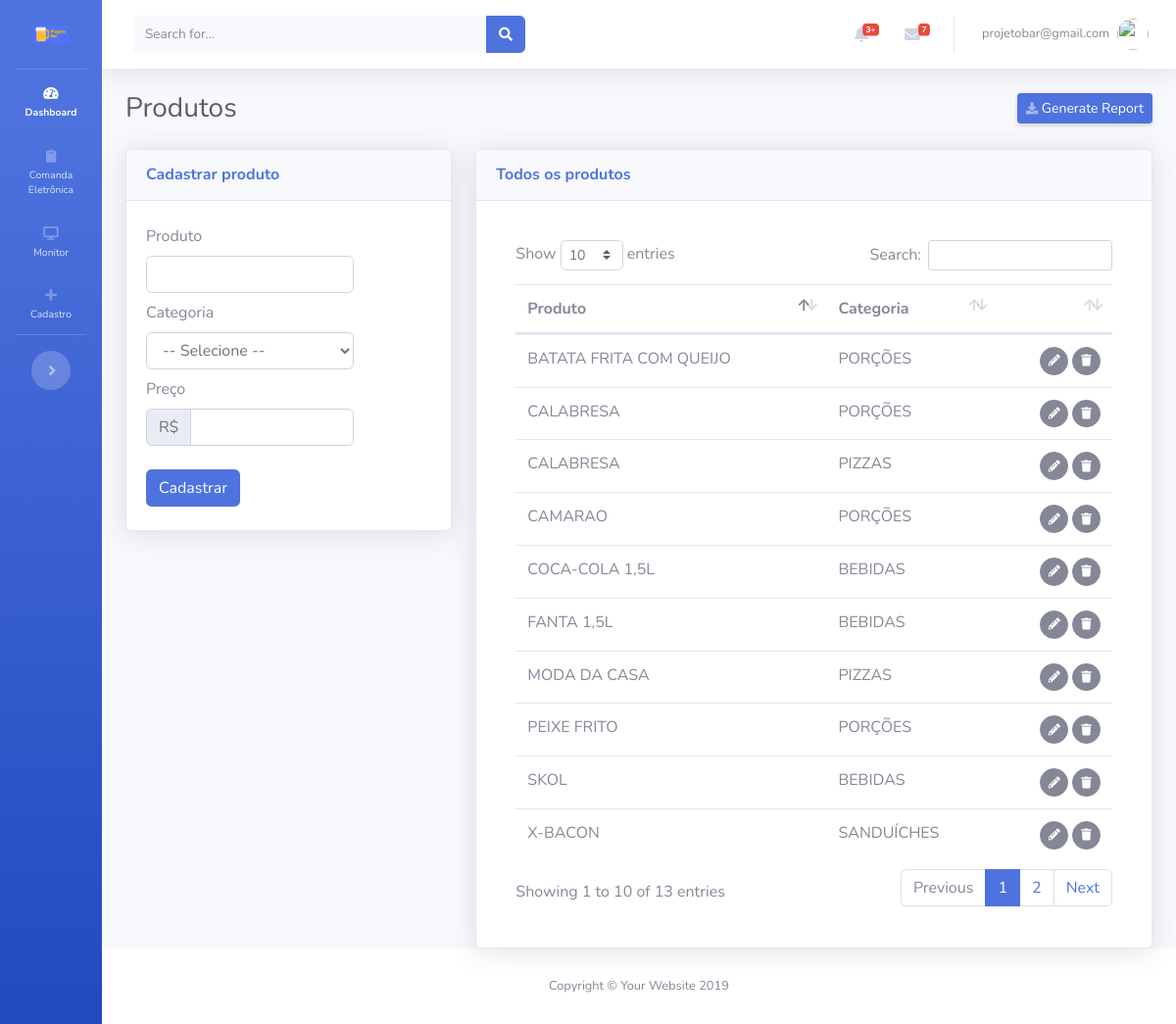
Page /views/produtos/Cadastrar.php (signed in) on the committed database.
### tables this page shows
CREATE TABLE IF NOT EXISTS `produtos` (
  `id` int(11) NOT NULL AUTO_INCREMENT,
  `produto` varchar(200) NOT NULL,
  `categoria` int(11) NOT NULL COMMENT 'FK',
  `preco` double NOT NULL,
  `usuario` int(11) NOT NULL COMMENT 'FK',
  `cadastro` datetime NOT NULL,
  `modificado` datetime NOT NULL,
  PRIMARY KEY (`id`)
);

CREATE TABLE IF NOT EXISTS `categorias` (
  `id` int(11) NOT NULL AUTO_INCREMENT,
  `categoria` varchar(200) NOT NULL,
  `usuario` int(11) NOT NULL COMMENT 'FK',
  `cadastro` datetime NOT NULL,
  `modificado` datetime NOT NULL,
  PRIMARY KEY (`id`)
);

### config.php (called while the page is built, shortened)
<?php
$app_token= 'appbar1';

### controllers/sidebar/ControllerSidebarToggle.php (called while the page is built)
<?php
$sqlCosultaToggle="SELECT * FROM sidebar WHERE id_usuario = '".$_SESSION['id'.$app_token]."' LIMIT 1";
$resultCosultaToggle=mysqli_query($conecta,$sqlCosultaToggle);
$CosultaToggle=mysqli_fetch_assoc($resultCosultaToggle);

### views/produtos/templates/FormularioExibir.php (the view, shortened to what this page needs)
<div class="card shadow mb-12">
  <div class="card-header py-3">
    <h6 class="m-0 font-weight-bold text-primary">Todos os produtos</h6>
  </div>
  <div class="card-body">
    <?php
    $sql="
    SELECT
    a.id,
    a.produto,
    b.categoria
    FROM produtos a
    LEFT JOIN categorias b on (a.categoria=b.id) order by produto ASC";
    if ($result=mysqli_query($conecta,$sql))
    {
      ?>
      <div class="card-body">
        <div class="table-responsive">
          <table class="table cell-border table-hover" id="dataTable" width="100%" cellspacing="0">
            <thead>
              <tr>
                <th>Produto</th>
                <th>Categoria</th>
                <th></th>
              </tr>
            </thead>
            <tfoot>
              <tbody>
                <?php
                while ($row=mysqli_fetch_assoc($result))
                {
                 ?>
                 <tr>
                  <td><?php echo $row['produto'];?></td>
                  <td><?php echo $row['categoria'];?></td>
                  <td align="right">
                    <span id="acoes">
                      <button class="btn btn-secondary btn-circle btn-sm botaoEditarProdutoTransicao" idproduto="<?=$row['id']?>">
                        <i class="fas fa-pencil-alt"></i></button>
                        <button class="btn btn-secondary btn-circle btn-sm botaoExcluirProdutoTransicao" data-toggle="modal" data-target="#modalExcluirProduto" idproduto="<?=$row['id']?>"> <i class="fas fa-trash"></i>
                        </span>
                      </td>
                    </tr>
                    <?php
                  }
                  ?>
                </tbody>
              </table>
            </div>
          </div>
          <?php
        }
        ?>
      </div>
    </div>

### inc/header.php (shortened to what this page needs)
<!DOCTYPE html>
<html lang="en">
<head>
  <link href="<?php echo BASEURL; ?>vendor/fontawesome-free/css/all.min.css" rel="stylesheet" type="text/css">
  <link href="<?php echo BASEURL; ?>css/sb-admin-2.css" rel="stylesheet">
</head>
  <?php include_once($ControllerSidebarToggle); ?>

### views/produtos/Cadastrar.php (shortened to what this page needs)
<?php
$app_page_name="produtos";
include ('../../config.php');
include('../../inc/header.php');
?>
<link href="<?php echo BASEURL;?>vendor/datatables/dataTables.bootstrap4.min.css" rel="stylesheet">
<body id="page-top">
  <div id="wrapper">
    <?php include('../../inc/sidebar.php'); ?>
    <div id="content-wrapper" class="d-flex flex-column">
      <div id="content">
       <?php include('../../inc/topbar.php'); ?>
       <div class="container-fluid">
        <div class="d-sm-flex align-items-center justify-content-between mb-4">
          <h1 class="h3 mb-0 text-gray-800"><?php echo ucfirst($app_page_name); ?></h1>
          <a href="#" class="d-none d-sm-inline-block btn btn-sm btn-primary shadow-sm"><i class="fas fa-download fa-sm text-white-50"></i> Generate Report</a>
        </div>
        <div id="contentTemplateMaster">
         <?php include ('templates/TemplateMaster.php'); ?>
       </div>
     </div>
   </div>
 </div>
</div>
<?php include('../../inc/footer.php'); ?>

### inc/sidebar.php (shortened to what this page needs)
    <ul class="navbar-nav bg-gradient-primary sidebar sidebar-dark accordion  <?php echo $CosultaToggle['status']; ?>" id="accordionSidebar">
      <a class="sidebar-brand d-flex align-items-center justify-content-center" href="<?php echo BASEURL.'index.php'; ?>">
        <img src="<?php echo BASEURL;?>img/logo_azul_small.png" width="50%">
    </a>
    <hr class="sidebar-divider my-0">
    <li class="nav-item active">
      <a class="nav-link" href="<?php echo BASEURL.'index.php'; ?>">
        <i class="fas fa-fw fa-tachometer-alt"></i>
        <span>Dashboard</span></a>
      </li>
      <li class="nav-item">
        <a class="nav-link collapsed" href="#" data-toggle="collapse" data-target="#collapsePage1" aria-expanded="true" aria-controls="collapsePages">
          <i class="fas fa-clipboard"></i>
          <span>Comanda Eletrônica</span>
        </a>
    </li>
    <li class="nav-item">
      <a class="nav-link collapsed" href="#" data-toggle="collapse" data-target="#collapsePage2" aria-expanded="true" aria-controls="collapsePages">
        <i class="fas fa-desktop"></i>
        <span>Monitor</span>
      </a>
  </li>
  <li class="nav-item">
    <a class="nav-link collapsed" href="#" data-toggle="collapse" data-target="#collapsePages3" aria-expanded="true" aria-controls="collapsePages">
      <i class="fas fa-plus"></i>
      <span>Cadastro</span>
    </a>
</li>
  <hr class="sidebar-divider d-none d-md-block">
  <div class="text-center d-none d-md-inline">
    <button class="rounded-circle border-0" id="sidebarToggle" name="sidebarToggle"></button>
  </div>
</ul>

### inc/topbar.php (shortened to what this page needs)
<nav class="navbar navbar-expand navbar-light bg-white topbar mb-4 static-top shadow">
  <form class="d-none d-sm-inline-block form-inline mr-auto ml-md-3 my-2 my-md-0 mw-100 navbar-search">
    <div class="input-group">
      <input type="text" class="form-control bg-light border-0 small" placeholder="Search for..." aria-label="Search" aria-describedby="basic-addon2">
      <div class="input-group-append">
        <button class="btn btn-primary" type="button">
          <i class="fas fa-search fa-sm"></i>
        </button>
      </div>
    </div>
  </form>
  <ul class="navbar-nav ml-auto">
    <li class="nav-item dropdown no-arrow mx-1">
      <a class="nav-link dropdown-toggle" href="#" id="alertsDropdown" role="button" data-toggle="dropdown" aria-haspopup="true" aria-expanded="false">
        <i class="fas fa-bell fa-fw"></i>
        <span class="badge badge-danger badge-counter">3+</span>
      </a>
    </li>
    <li class="nav-item dropdown no-arrow mx-1">
      <a class="nav-link dropdown-toggle" href="#" id="messagesDropdown" role="button" data-toggle="dropdown" aria-haspopup="true" aria-expanded="false">
        <i class="fas fa-envelope fa-fw"></i>
        <span class="badge badge-danger badge-counter">7</span>
      </a>
    </li>
    <li class="nav-item dropdown no-arrow">
      <a class="nav-link dropdown-toggle" href="#" id="userDropdown" role="button" data-toggle="dropdown" aria-haspopup="true" aria-expanded="false">
        <span class="mr-2 d-none d-lg-inline text-gray-600 small"><?php echo $_SESSION['login'.$app_token]; ?></span>
        <img class="img-profile rounded-circle" src="https://source.unsplash.com/QAB-WJcbgJk/60x60">
      </a>
    </li>
  </ul>
</nav>

### views/produtos/templates/TemplateMaster.php (shortened to what this page needs)
<?php
$FormularioCadastrar = $_SERVER['DOCUMENT_ROOT'];
$FormularioCadastrar .= BASEURL . "views/produtos/templates/FormularioCadastrar.php";
$FormularioExibir = $_SERVER['DOCUMENT_ROOT'];
$FormularioExibir .= BASEURL . "views/produtos/templates/FormularioExibir.php";
?>
<div class="row">
<div class="col-xl-4 col-lg-5">
<?php include ($FormularioCadastrar); ?>
</div>
<div class="col-xl-8 col-lg-7">
<?php include ($FormularioExibir); ?>

### views/produtos/templates/FormularioCadastrar.php
  <div class="card shadow mb-4 FormularioCadastrarProduto">
    <div class="card-header py-3">
      <h6 class="m-0 font-weight-bold text-primary">Cadastrar produto</h6>
    </div>
    <div class="card-body">
      <div class="row">
        <div class="col-8 col-md-10 col-xl-9 col-lg-9 py-1">
          <label>Produto</label>
          <input type="text" id="produto" class="form-control"  required />
        </div>
        <div class="col-8 col-md-10 col-xl-9 col-lg-9 py-1">
          <label>Categoria</label>
          <select class="form-control" id="categoria">
            <?php include($ModelSelectCategoria); ?>
          </select>
        </div>
        <div class="col-8 col-md-10 col-xl-9 col-lg-9 py-1">
         <label>Preço</label>
         <div class="input-group mb-3">
          <div class="input-group-prepend">
            <span class="input-group-text">R$</span>
          </div>
          <input type="text" class="form-control moedaBRL" id="preco" aria-label="Preço">
        </div>
      </div>
    </div>
    <div class="row">
      <div class="col-2 col-md-2 col-xl-1 col-lg-1 py-1">
        <button class="btn btn-primary" id="botaoCadastrarProduto">Cadastrar</button>
      </div>
    </div>
  </div>
</div>

### models/categorias/ModelSelect.php (shortened to what this page needs)
<?php
$consultarCategoria = "SELECT * FROM categorias";
if ($result=mysqli_query($conecta,$consultarCategoria))
{
	echo "<option value=''>-- Selecione --</option>";
}

### inc/footer.php (shortened to what this page needs)
      <footer class="sticky-footer bg-white">
        <div class="container my-auto">
          <div class="copyright text-center my-auto">
            <span>Copyright &copy; Your Website 2019</span>
          </div>
        </div>
      </footer>
    </div>
  </div>
</body>
</html>

### rows in the picture
produtos: produto "BATATA FRITA COM QUEIJO", categorias.categoria "PORÇÕES"
produtos: produto "CALABRESA", categorias.categoria "PORÇÕES"
produtos: produto "CALABRESA", categorias.categoria "PIZZAS"
produtos: produto "CAMARAO", categorias.categoria "PORÇÕES"
produtos: produto "COCA-COLA 1,5L", categorias.categoria "BEBIDAS"
produtos: produto "FANTA 1,5L", categorias.categoria "BEBIDAS"
produtos: produto "MODA DA CASA", categorias.categoria "PIZZAS"
produtos: produto "PEIXE FRITO", categorias.categoria "PORÇÕES"
produtos: produto "SKOL", categorias.categoria "BEBIDAS"
produtos: produto "X-BACON", categorias.categoria "SANDUÍCHES"

### other values in the picture
$_SESSION['login'.$app_token] "projetobar@gmail.com"
$app_page_name "Produtos"
